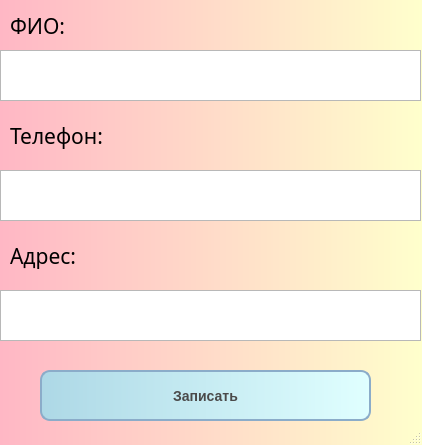
<?xml version="1.0" encoding="UTF-8"?>
<ui version="4.0">
 <class>MainWindow</class>
 <widget class="QMainWindow" name="MainWindow">
  <property name="geometry">
   <rect>
    <x>0</x>
    <y>0</y>
    <width>422</width>
    <height>445</height>
   </rect>
  </property>
  <property name="windowTitle">
   <string>MainWindow</string>
  </property>
  <property name="styleSheet">
   <string notr="true">QMainWindow {
    background: qlineargradient(spread:pad, x1:0, y1:0, x2:1, y2:0, stop:0 rgba(255, 183, 197, 255), stop:1 rgba(255, 255, 204, 255));
    border-radius: 15px;
}</string>
  </property>
  <widget class="QWidget" name="centralwidget">
   <widget class="QLabel" name="label">
    <property name="geometry">
     <rect>
      <x>10</x>
      <y>10</y>
      <width>221</width>
      <height>31</height>
     </rect>
    </property>
    <property name="font">
     <font>
      <family>Segoe Print</family>
      <pointsize>16</pointsize>
     </font>
    </property>
    <property name="text">
     <string>ФИО:</string>
    </property>
   </widget>
   <widget class="QLabel" name="label_2">
    <property name="geometry">
     <rect>
      <x>10</x>
      <y>120</y>
      <width>211</width>
      <height>31</height>
     </rect>
    </property>
    <property name="font">
     <font>
      <family>Segoe Print</family>
      <pointsize>16</pointsize>
     </font>
    </property>
    <property name="text">
     <string>Телефон:</string>
    </property>
   </widget>
   <widget class="QTextEdit" name="phone">
    <property name="geometry">
     <rect>
      <x>0</x>
      <y>170</y>
      <width>421</width>
      <height>51</height>
     </rect>
    </property>
    <property name="font">
     <font>
      <pointsize>12</pointsize>
     </font>
    </property>
    <property name="styleSheet">
     <string notr="true">QTextEdit {
    background: qlineargradient(spread:pad, x1:0, y1:0, x2:1, y2:0, stop:0 rgba(255, 153, 173, 255), stop:1 rgba(255, 245, 204, 255));
    border-radius: 15px;
}

QTextEdit &gt; QWidget &gt; QWidget {
    background: transparent;
}</string>
    </property>
    <property name="html">
     <string>&lt;!DOCTYPE HTML PUBLIC &quot;-//W3C//DTD HTML 4.0//EN&quot; &quot;http://www.w3.org/TR/REC-html40/strict.dtd&quot;&gt;
&lt;html&gt;&lt;head&gt;&lt;meta name=&quot;qrichtext&quot; content=&quot;1&quot; /&gt;&lt;style type=&quot;text/css&quot;&gt;
p, li { white-space: pre-wrap; }
&lt;/style&gt;&lt;/head&gt;&lt;body style=&quot; font-family:'MS Shell Dlg 2'; font-size:12pt; font-weight:400; font-style:normal;&quot;&gt;
&lt;p style=&quot;-qt-paragraph-type:empty; margin-top:0px; margin-bottom:0px; margin-left:0px; margin-right:0px; -qt-block-indent:0; text-indent:0px; font-size:7.8pt;&quot;&gt;&lt;br /&gt;&lt;/p&gt;&lt;/body&gt;&lt;/html&gt;</string>
    </property>
   </widget>
   <widget class="QTextEdit" name="fio">
    <property name="geometry">
     <rect>
      <x>0</x>
      <y>50</y>
      <width>421</width>
      <height>51</height>
     </rect>
    </property>
    <property name="font">
     <font>
      <pointsize>12</pointsize>
     </font>
    </property>
    <property name="styleSheet">
     <string notr="true">QTextEdit {
    background: qlineargradient(spread:pad, x1:0, y1:0, x2:1, y2:0, stop:0 rgba(255, 153, 173, 255), stop:1 rgba(255, 245, 204, 255));
    border-radius: 15px;
}

QTextEdit &gt; QWidget &gt; QWidget {
    background: transparent;
}</string>
    </property>
    <property name="html">
     <string>&lt;!DOCTYPE HTML PUBLIC &quot;-//W3C//DTD HTML 4.0//EN&quot; &quot;http://www.w3.org/TR/REC-html40/strict.dtd&quot;&gt;
&lt;html&gt;&lt;head&gt;&lt;meta name=&quot;qrichtext&quot; content=&quot;1&quot; /&gt;&lt;style type=&quot;text/css&quot;&gt;
p, li { white-space: pre-wrap; }
&lt;/style&gt;&lt;/head&gt;&lt;body style=&quot; font-family:'MS Shell Dlg 2'; font-size:12pt; font-weight:400; font-style:normal;&quot;&gt;
&lt;p style=&quot;-qt-paragraph-type:empty; margin-top:0px; margin-bottom:0px; margin-left:0px; margin-right:0px; -qt-block-indent:0; text-indent:0px; font-size:7.8pt;&quot;&gt;&lt;br /&gt;&lt;/p&gt;&lt;/body&gt;&lt;/html&gt;</string>
    </property>
   </widget>
   <widget class="QPushButton" name="record_button">
    <property name="geometry">
     <rect>
      <x>40</x>
      <y>370</y>
      <width>331</width>
      <height>51</height>
     </rect>
    </property>
    <property name="styleSheet">
     <string notr="true">QPushButton {
    background-color: qlineargradient(spread:pad, x1:0, y1:0, x2:1, y2:0, stop:0 rgba(173, 216, 230, 255), stop:1 rgba(224, 255, 255, 255));
    color: #4a4a4a;
    border: 2px solid #8BACC9;
    border-radius: 10px;
    padding: 5px 10px;
    font-size: 14px;
    font-weight: bold;
}

QPushButton:hover {
    background-color: qlineargradient(spread:pad, x1:0, y1:0, x2:1, y2:0, stop:0 rgba(135, 206, 235, 255), stop:1 rgba(209, 249, 255, 255));
}

QPushButton:pressed {
    background-color: qlineargradient(spread:pad, x1:0, y1:0, x2:1, y2:0, stop:0 rgba(100, 149, 237, 255), stop:1 rgba(173, 216, 230, 255));
}</string>
    </property>
    <property name="text">
     <string>Записать</string>
    </property>
   </widget>
   <widget class="QTextEdit" name="adress">
    <property name="geometry">
     <rect>
      <x>0</x>
      <y>290</y>
      <width>421</width>
      <height>51</height>
     </rect>
    </property>
    <property name="font">
     <font>
      <pointsize>12</pointsize>
     </font>
    </property>
    <property name="styleSheet">
     <string notr="true">QTextEdit {
    background: qlineargradient(spread:pad, x1:0, y1:0, x2:1, y2:0, stop:0 rgba(255, 153, 173, 255), stop:1 rgba(255, 245, 204, 255));
    border-radius: 15px;
}

QTextEdit &gt; QWidget &gt; QWidget {
    background: transparent;
}</string>
    </property>
    <property name="html">
     <string>&lt;!DOCTYPE HTML PUBLIC &quot;-//W3C//DTD HTML 4.0//EN&quot; &quot;http://www.w3.org/TR/REC-html40/strict.dtd&quot;&gt;
&lt;html&gt;&lt;head&gt;&lt;meta name=&quot;qrichtext&quot; content=&quot;1&quot; /&gt;&lt;style type=&quot;text/css&quot;&gt;
p, li { white-space: pre-wrap; }
&lt;/style&gt;&lt;/head&gt;&lt;body style=&quot; font-family:'MS Shell Dlg 2'; font-size:12pt; font-weight:400; font-style:normal;&quot;&gt;
&lt;p style=&quot;-qt-paragraph-type:empty; margin-top:0px; margin-bottom:0px; margin-left:0px; margin-right:0px; -qt-block-indent:0; text-indent:0px; font-size:7.8pt;&quot;&gt;&lt;br /&gt;&lt;/p&gt;&lt;/body&gt;&lt;/html&gt;</string>
    </property>
   </widget>
   <widget class="QLabel" name="label_3">
    <property name="geometry">
     <rect>
      <x>10</x>
      <y>240</y>
      <width>211</width>
      <height>31</height>
     </rect>
    </property>
    <property name="font">
     <font>
      <family>Segoe Print</family>
      <pointsize>16</pointsize>
     </font>
    </property>
    <property name="text">
     <string>Адрес:</string>
    </property>
   </widget>
  </widget>
  <widget class="QMenuBar" name="menubar">
   <property name="geometry">
    <rect>
     <x>0</x>
     <y>0</y>
     <width>422</width>
     <height>26</height>
    </rect>
   </property>
  </widget>
  <widget class="QStatusBar" name="statusbar"/>
 </widget>
 <resources/>
 <connections/>
</ui>
